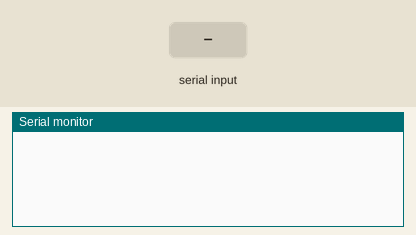
Recording of a sketch running on a simulated Arduino Nano, built with avr-gcc and run on an emulated ATmega328P. On the bench: the last lines printed to the serial monitor. The test bench sets the inputs (shaded band).

Above: at 1.2 s.
1.3 s: "AR,1\n" received over Serial
At 1.9 s:
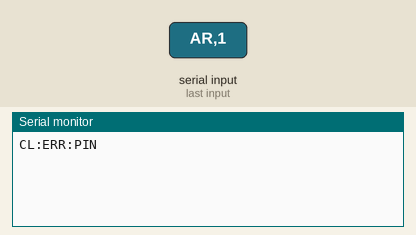
2.8 s: "CL:HELLO\n" received over Serial
At 3.2 s:
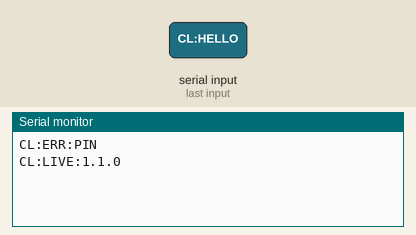
4.3 s: "CL:RESET\n" received over Serial
At 5.5 s:
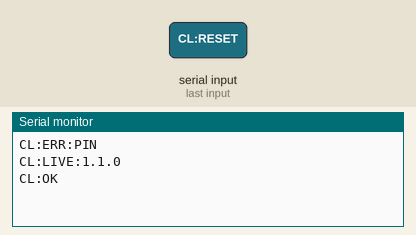

Measured:
- after the input at 1.3 s, the serial monitor: prints a new line at once (image 1)
- after the input at 2.8 s, the serial monitor: prints a new line at once (image 2)
- after the input at 4.3 s, the serial monitor: prints a new line at once (image 3)

The sketch:

CubeLinkStarterLive.ino
```cpp
#include <Arduino.h>
#include <DHT.h>
const char LIVE_VERSION[] = "1.1.0";
char buffer[80]; byte used=0; bool overflow=false;
byte modes[NUM_DIGITAL_PINS];
DHT* sensors[NUM_DIGITAL_PINS]={0};
unsigned long lastCommand=0;
bool validPin(int p){return p>=2 && p<NUM_DIGITAL_PINS;}
void resetPins(){for(int p=2;p<NUM_DIGITAL_PINS;p++){digitalWrite(p,LOW);pinMode(p,INPUT);modes[p]=INPUT;}}
void error(const char* text){Serial.print("CL:ERR:");Serial.println(text);}
void value(int p,float v){if(isnan(v)){error("SENSOR");return;}Serial.print("CL:VAL:");Serial.print(p);Serial.print(':');Serial.println(v,4);}
bool integer(const char* text,int &result){if(!text||!*text)return false;char* end;long n=strtol(text,&end,10);if(*end||n<0||n>255)return false;result=(int)n;return true;}
void execute(){
 lastCommand=millis();
 if(!strcmp(buffer,"CL:HELLO")){Serial.print("CL:LIVE:");Serial.println(LIVE_VERSION);return;}
 if(!strcmp(buffer,"CL:RESET")){resetPins();Serial.println("CL:OK");return;}
 char* op=strtok(buffer,",");char* a=strtok(NULL,",");char* b=strtok(NULL,",");int p,v;
 if(!op||!integer(a,p)){error("PIN");return;}
 // Nano A6/A7 are ADC-only and lie above NUM_DIGITAL_PINS.
 if(!strcmp(op,"AR")&&p>=A0&&p<A0+NUM_ANALOG_INPUTS){value(p,analogRead(p));return;}
 if(!validPin(p)){error("PIN");return;}
 if(!strcmp(op,"PM")&&b){
  byte m;if(!strcmp(b,"OUT"))m=OUTPUT;else if(!strcmp(b,"IN"))m=INPUT;else if(!strcmp(b,"PULLUP"))m=INPUT_PULLUP;else{error("MODE");return;}
  pinMode(p,m);modes[p]=m;Serial.println("CL:OK");
 }else if(!strcmp(op,"DW")&&integer(b,v)&&v<=1&&modes[p]==OUTPUT){digitalWrite(p,v?HIGH:LOW);Serial.println("CL:OK");
 }else if(!strcmp(op,"DR")){value(p,digitalRead(p));
 }else if(!strcmp(op,"AR")&&p>=A0&&p<A0+NUM_ANALOG_INPUTS){value(p,analogRead(p));
 }else if(!strcmp(op,"US")&&integer(b,v)&&validPin(v)&&v!=p){
  pinMode(p,OUTPUT);modes[p]=OUTPUT;pinMode(v,INPUT);modes[v]=INPUT;
  digitalWrite(p,LOW);delayMicroseconds(2);digitalWrite(p,HIGH);delayMicroseconds(10);digitalWrite(p,LOW);
  unsigned long duration=pulseIn(v,HIGH,30000UL);value(p,duration?duration*.0343f/2:-1);
 }else if(!strcmp(op,"DT")||!strcmp(op,"DH")){
  if(!sensors[p]){sensors[p]=new DHT(p,DHT11);sensors[p]->begin();}
  value(p,!strcmp(op,"DT")?sensors[p]->readTemperature():sensors[p]->readHumidity());
 }else error("COMMAND_OR_MODE");
}
void setup(){Serial.begin(9600);resetPins();}
void loop(){
 while(Serial.available()){
  char c=Serial.read();if(c=='\r')continue;
  if(c=='\n'){if(!overflow){buffer[used]=0;if(used)execute();}else error("TOO_LONG");used=0;overflow=false;}
  else if(used<sizeof(buffer)-1)buffer[used++]=c;else overflow=true;
 }
 // Release outputs if the browser disappears. A block delay can last 60 seconds.
 if(millis()-lastCommand>65000UL){resetPins();lastCommand=millis();}
}
```
